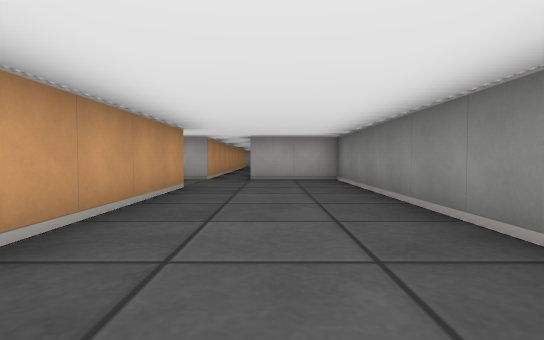
[1] (above)

17 first-person views from a walk through a cub3D maze. The camera is about half as high as the walls, tilts 2° down and sees 80° across. The floor is counted in squares. Each view is taken from the middle of a square. On the plan, view 1 faces up. The plan holds only what a view shows up to about 9 squares ahead; the rest is blank.

[2]
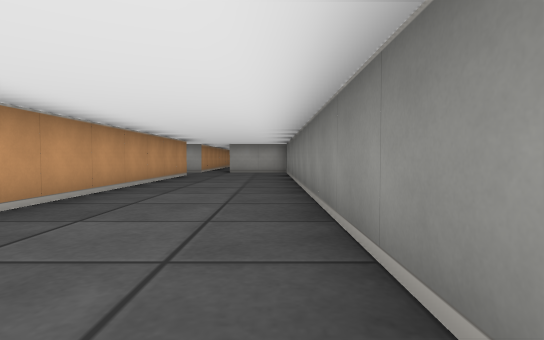

[3]
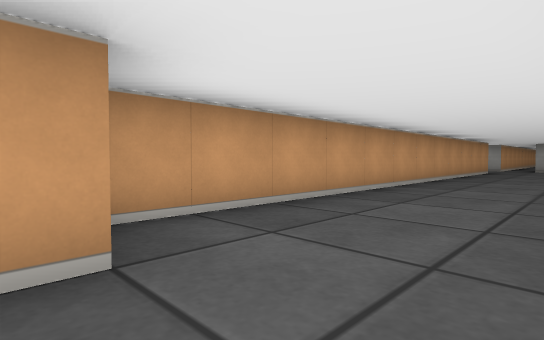

[4]
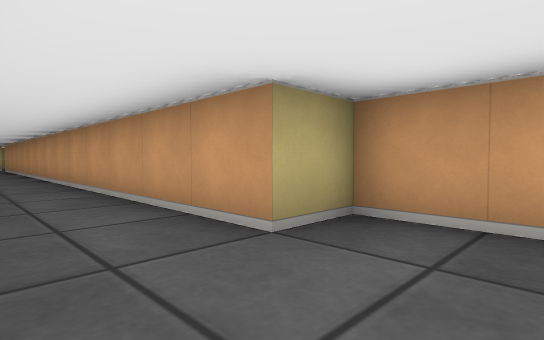

[5]
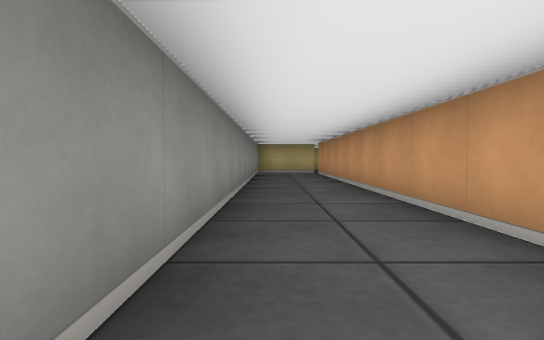

[6]
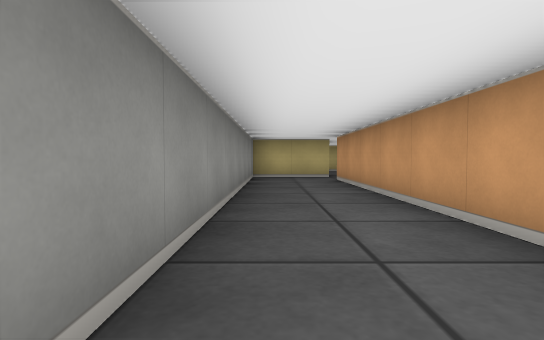

[7]
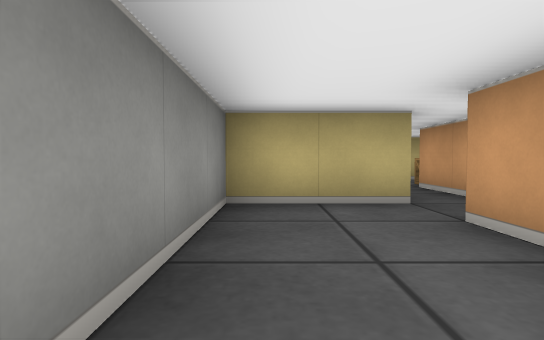

[8]
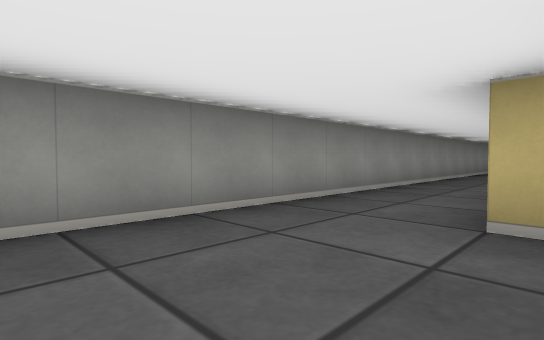

[9]
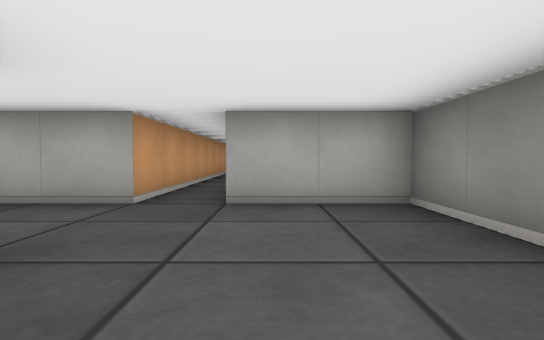

[10]
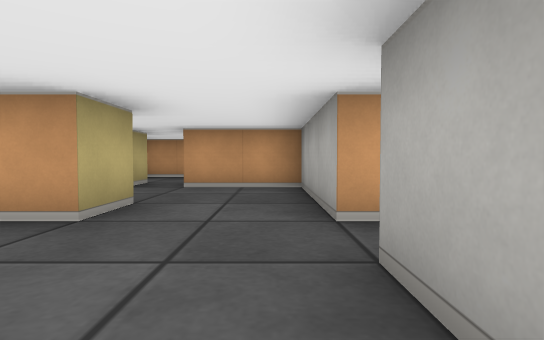

[11]
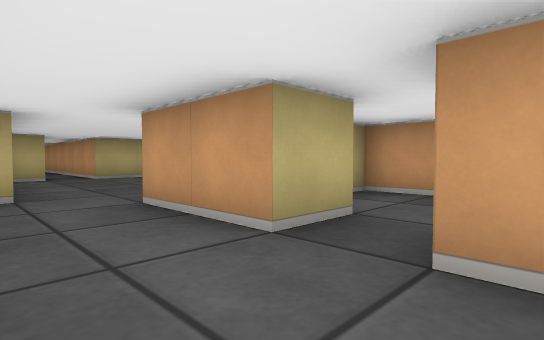

[12]
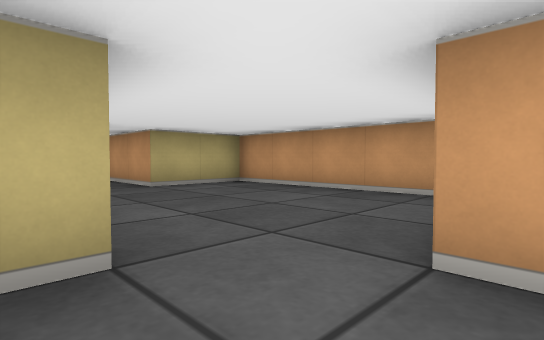

[13]
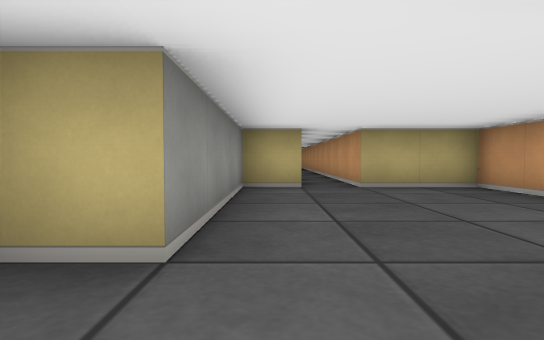

[14]
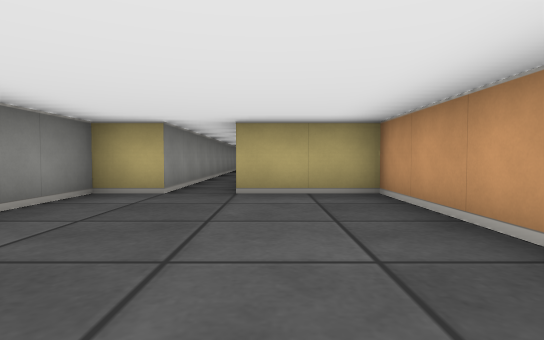

[15]
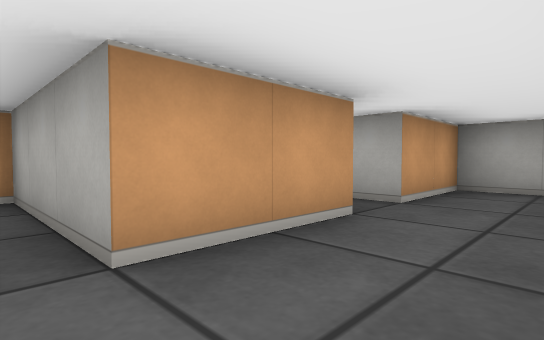

[16]
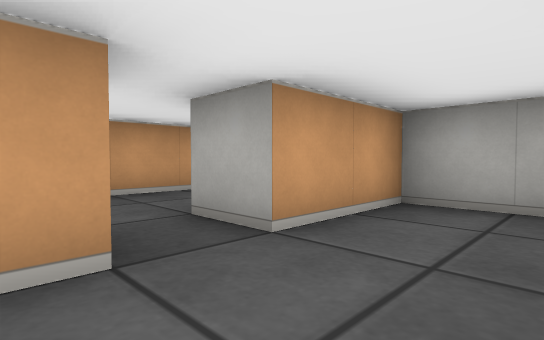

[17]
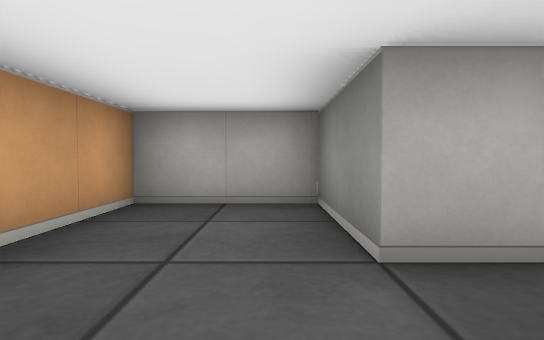

### Floor plan
Points are (right, up) in squares from view 1. A wall is a line through its corners. A room is listed if a view was taken in it or the views show most of it. See-through windows are left out.
Room 1 (views 1, 2, 3, 4, 5, 6, 7, 8, 9, 10)
walls: (-1.5, 5.5) (-1.5, -6.5) (-0.5, -6.5) (-0.5, -20.5); (-1.5, 13) (-1.5, 7.5); (-0.6, -21.5) (1.5, -21.5) (1.5, 7.5) (-0.5, 7.5)
ways out: opening at (-2, 6.5) to room 2; opening at (-1, -22.5)
Room 2 (view 11)
walls: (-2.5, 5.5) (-1.5, 5.5); (-1.5, 7.5) (-4.5, 7.5) (-4.5, 5.5)
ways out: opening at (-2, 6.5) to room 1; opening at (-3.5, 3.5) to room 3; opening at (-5, 5) to room 4
Room 3 (views 12, 13, 14, 15, 16)
walls: (-4.5, -2.5) (-3.5, -2.5) (-3.5, 1.5) (-2.6, 1.5); (-4.5, 4.5) (-4.5, 2.5) (-7.5, 2.5) (-7.5, -2.5) (-5.5, -2.5)
ways out: opening at (-3.5, 3.5) to room 2; opening at (-5, -2)
Room 4 (view 17)
walls: (-5.6, 4.5) (-4.5, 4.5); (-4.5, 5.5) (-5.5, 5.5) (-5.5, 7.5) (-7.5, 7.5) (-7.5, 3.5)
ways out: opening at (-5, 5) to room 2

Where each view was taken, in squares from view 1:
view 1: 0 up, 0 right, facing up
view 2: 4 down, 1 right, facing up
view 3: 7 down, 1 right, facing up-left
view 4: 5 down, 1 right, facing down-left
view 5: 10 down, 1 right, facing down
view 6: 13 down, 1 right, facing down
view 7: 18 down, 1 right, facing down
view 8: 4 down, 1 left, facing down-right
view 9: 4 up, 0 right, facing up
view 10: 7 up, 1 right, facing left
view 11: 6 up, 3 left, facing down-left
view 12: 3 up, 3 left, facing down-left
view 13: 3 up, 4 left, facing down
view 14: 2 up, 6 left, facing down
view 15: 2 up, 3 left, facing up-left
view 16: 4 up, 3 left, facing up-left
view 17: 4 up, 6 left, facing up
